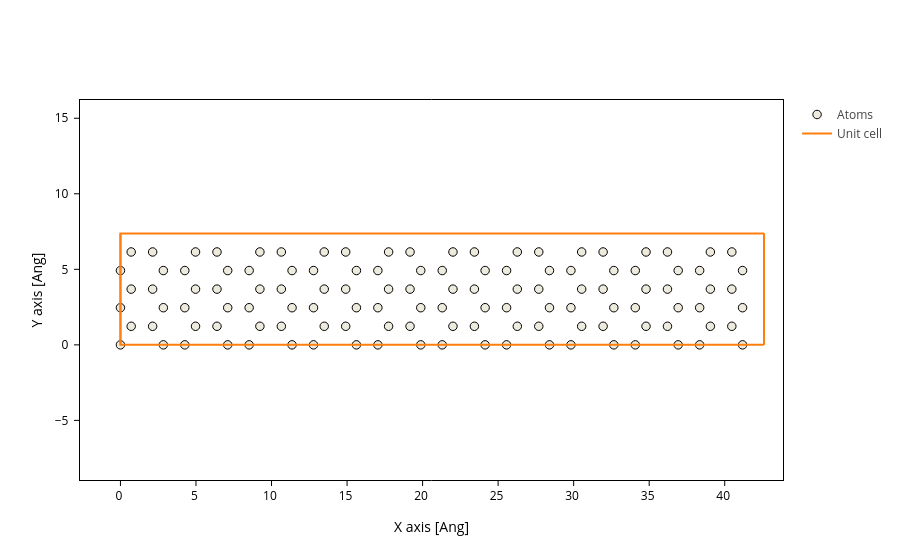

Notebook cell for this chart:
### Code cell
H_dev = sisl.get_sile(Hfile)
H_dev.read_geometry().plot(axes='xy')
